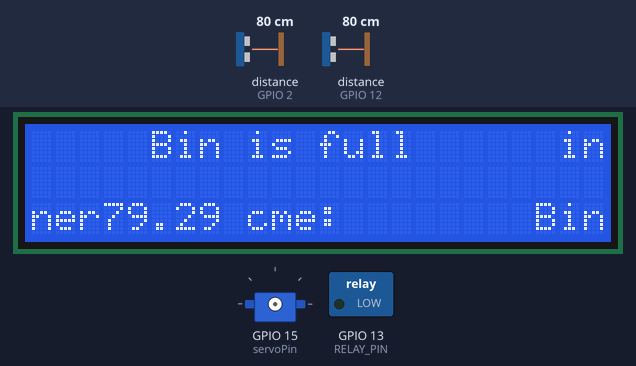
A sketch run on a simulated ESP32. Parts: 24×3 character LCD, servo, switched loads named in the sketch (green lamp = pin HIGH). Wiring (inferred from the names in the program): 2 × ultrasonic range finder: trigger GPIO 4, echo GPIO 2 / trigger GPIO 14, echo GPIO 12. Inputs (shaded band) come from the test bench; at power-on: distance to the obstacle (sensors on GPIO 12, GPIO 2) 80 cm. The echo pulse lasts 58.3 µs per cm; the audio player accepts every command and is not drawn; pins used as bus, display or sensor lines are not drawn; what the sketch prints to the serial monitor is not drawn.

Above: at 7.3 s.
7.4 s: distance to the obstacle (sensor on GPIO 12) set to 27 cm
8.9 s: distance to the obstacle (sensor on GPIO 12) set to 24 cm
At 10.9 s:
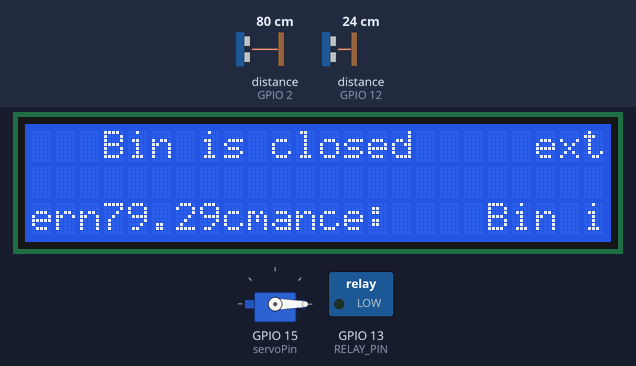
11.3 s: distance to the obstacle (sensor on GPIO 2) set to 17 cm
At 11.7 s:
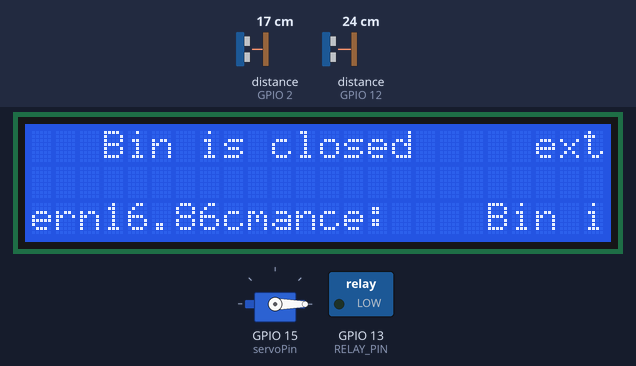
12.9 s: distance to the obstacle (sensor on GPIO 2) set to 14 cm
At 14.9 s:
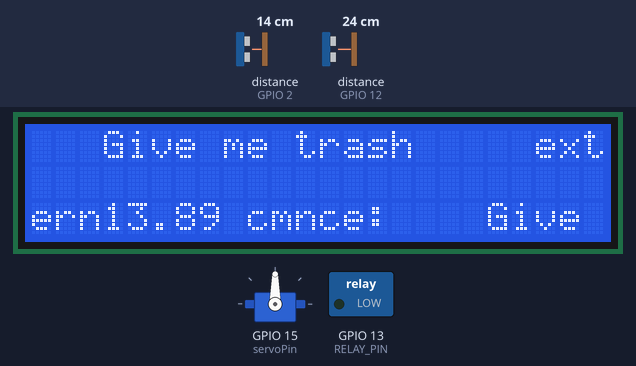
Timing chart, 0 to 16.4 s (numbered marks = the images above; inputs shaded):
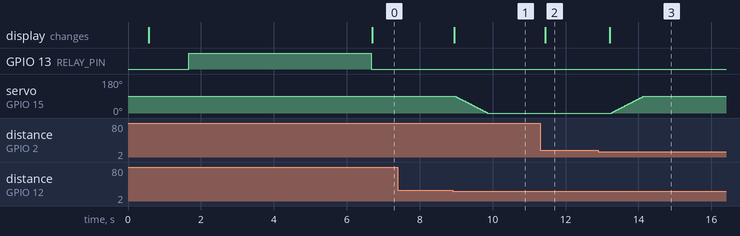

Measured:
- the behaviour switches between 26 and 25 cm on distance to the obstacle (sensor on GPIO 12) (found by bisection; images 0 and 1)
- the behaviour switches between 16 and 15 cm on distance to the obstacle (sensor on GPIO 2) (found by bisection; images 2 and 3)
- after the input at 7.4 s, every drawn part: stays the same
- after the input at 8.9 s, servo on GPIO 15 (servoPin): moves from 90° to 0° over 0.88 s, starting after 0.07 s; the display: changes after 0.05 s (image 1)
- after the input at 11.3 s, the display: changes after 0.15 s (image 2)
- after the input at 12.9 s, servo on GPIO 15 (servoPin): moves from 0° to 90° over 0.88 s, starting after 0.36 s; the display: changes after 0.31 s (image 3)

The sketch:

SmartBinEmbeddedSys.ino
```cpp
#include "freertos/FreeRTOS.h"
#include "freertos/semphr.h"
#include <Arduino.h>
#include <ESP32Servo.h>
#include <Wire.h>
#include <LiquidCrystal_I2C.h>
#include <SoftwareSerial.h>
#include <DFRobotDFPlayerMini.h>

static const uint8_t PIN_MP3_TX = 26; // Connects to module's RX
static const uint8_t PIN_MP3_RX = 27; // Connects to module's TX
SoftwareSerial softwareSerial(PIN_MP3_RX, PIN_MP3_TX);

// Create the Player object
DFRobotDFPlayerMini player;
#define RELAY_PIN 13
// Ultrasonic sensor pins
const int trigger1 = 4;
const int echo1 = 2;

const int trigger2 = 14;
const int echo2 = 12;

// Servo configuration
Servo myservo;
#define servoPin 15
int pos = 0;
int age = 90;
bool lidOpen = false;
bool alertPlayed = false;
// LCD configuration
LiquidCrystal_I2C lcd(0x27, 24, 3); // Adjust the I2C address if needed

// FreeRTOS queue and semaphores
QueueHandle_t distanceQueue;
SemaphoreHandle_t xBinarySemaphore;
SemaphoreHandle_t xMutex;

// Structure to hold distance data
struct DistanceData {
    float distance;
    float newDistance;
};

// Function to measure distance using an ultrasonic sensor
float measureDistance(int triggerPin, int echoPin) {
    long duration;
    float distance;

    digitalWrite(triggerPin, LOW);
    delayMicroseconds(2);
    digitalWrite(triggerPin, HIGH);
    delayMicroseconds(10);
    digitalWrite(triggerPin, LOW);

    duration = pulseIn(echoPin, HIGH);
    distance = duration / 2.0 / 29.412;

    return distance;
}

// Task to control the servo motor
void servoControl(void *pvParameters) {
    DistanceData distanceData;
    for (;;) {
        if (xSemaphoreTake(xBinarySemaphore, portMAX_DELAY) == pdTRUE) {
            if (xQueueReceive(distanceQueue, &distanceData, portMAX_DELAY) == pdTRUE) {
                if (distanceData.newDistance < 5 || distanceData.newDistance > 25) {
                    if (!lidOpen) {
                        player.play(5);
                        vTaskDelay(pdMS_TO_TICKS(1000));
                        digitalWrite(RELAY_PIN, HIGH); // Bật relay
                        delay(5000); // Chờ 1 giây
                        digitalWrite(RELAY_PIN, LOW); // Tắt relay
                        lidOpen = true;
                        lcd.clear();
                        //lcd.setCursor(2, 0);
                        //lcd.print("  `    '   ");
                        lcd.setCursor(5,0);
                        lcd.print("Bin is full");
                        lcd.setCursor(2,2);
                        lcd.print("inner distance: ");
                        lcd.setCursor(7, 3);
                        lcd.print(distanceData.newDistance);
                        lcd.print(" cm");
                            }
                } else if (distanceData.newDistance >= 5 && distanceData.distance < 15) {

                    lidOpen = false;
                    lcd.clear();
                    //lcd.setCursor(4, 0);
                    //lcd.print("~   ?  '");
                    lcd.setCursor(3, 0);
                    lcd.print("Give me trash");
                    lcd.setCursor(1, 2);
                    lcd.print("external distance: ");
                    lcd.setCursor(7, 3);
                    lcd.print(distanceData.distance);
                    lcd.print(" cm");
                    player.play(6);

                    myservo.attach(servoPin, 544, 2450);
                    if (pos == 0) {
                        for (pos = 0; pos <= age; pos += 2) {
                            myservo.write(pos);
                            vTaskDelay(pdMS_TO_TICKS(20));
                        }
                        pos = age;
                        vTaskDelay(pdMS_TO_TICKS(5000));
                    }
                    if (pos == age) {
                        for (pos = age; pos >= 0; pos -= 2) {
                            myservo.write(pos);
                            vTaskDelay(pdMS_TO_TICKS(20));
                        }
                        pos = 0;
                        myservo.detach();
                    }
                } else if (distanceData.distance >= 15) {
                        lcd.clear();
                    //lcd.setCursor(4, 0);
                    //lcd.print("~   ?  '");
                         lcd.setCursor(3,0);
                         lcd.print("Bin is closed");
                         lcd.setCursor(1,2);
                        lcd.print("external distance: ");
                        lcd.setCursor(7, 3);
                        lcd.print(distanceData.distance);
                        lcd.print("cm");
                    if (lidOpen) {
                        myservo.attach(servoPin, 544, 2450);
                        for (pos = age; pos >= 0; pos -= 2) {
                            myservo.write(pos);
                            vTaskDelay(pdMS_TO_TICKS(20));
                        }
                        pos = 0;
                        myservo.detach();
                        lidOpen = false;

                    }
                }

            }
        }
    }
}

// Task to measure distances from ultrasonic sensors
void distanceMeasurement(void *pvParameters) {
    DistanceData distanceData;
    for (;;) {
        pinMode(trigger1, OUTPUT);
        pinMode(echo1, INPUT);
        distanceData.distance = measureDistance(trigger1, echo1);

        vTaskDelay(pdMS_TO_TICKS(50));

        pinMode(trigger2, OUTPUT);
        pinMode(echo2, INPUT);
        distanceData.newDistance = measureDistance(trigger2, echo2);

        if (xQueueSendToBack(distanceQueue, &distanceData, portMAX_DELAY) != pdPASS) {
            Serial.println("Failed to send to queue.");
        } else {
            xSemaphoreGive(xBinarySemaphore);
        }

        vTaskDelay(pdMS_TO_TICKS(300));
    }
}

// Task to continuously print messages to the Serial Monitor and LCD


// Task to handle receiving and printing distance data
void receiverTask(void *pvParameters) {
    DistanceData receivedDistanceData;
    for (;;) {
        if (xSemaphoreTake(xBinarySemaphore, portMAX_DELAY) == pdTRUE) {
            if (xQueueReceive(distanceQueue, &receivedDistanceData, portMAX_DELAY)) {
                if (xSemaphoreTake(xMutex, portMAX_DELAY)) {
                    Serial.print("Khoảng cách ngoài: ");
                    Serial.print(receivedDistanceData.distance);
                    Serial.print(" cm, Khoảng cách trong: ");
                    Serial.print(receivedDistanceData.newDistance);
                    Serial.println(" cm");

                    xSemaphoreGive(xMutex);
                }
            }
        }
        vTaskDelay(pdMS_TO_TICKS(300));
    }
}

void checkDistanceAndPlaySound(void *pvParameters) {
    DistanceData distanceData;
    for (;;) { // Vòng lặp vô hạn
        if (xSemaphoreTake(xBinarySemaphore, portMAX_DELAY) == pdTRUE) {
            if (xQueueReceive(distanceQueue, &distanceData, portMAX_DELAY) == pdTRUE) {
                if (distanceData.newDistance < 5 && distanceData.distance < 15||distanceData.newDistance > 50 && distanceData.distance < 15) {
                    if (!alertPlayed) {
                        player.play(5);
                        alertPlayed = true; // Cập nhật trạng thái để không báo lại ngay lập tức
                    }
                } else {
                    alertPlayed = false; // Reset trạng thái khi điều kiện không còn đúng
                }
            }
        }
        vTaskDelay(pdMS_TO_TICKS(100)); // Tạm dừng 100ms trước khi kiểm tra lại
    }
}
void setup() {
    Serial.begin(115200);
    softwareSerial.begin(9600);

    // Initialize DFPlayer Mini
    if (!player.begin(softwareSerial)) {
        Serial.println("Unable to begin DFPlayer");
        //while (true);
    }
       player.volume(30);
    Serial.println("DFPlayer Mini online.");

    // Set volume
    // Initialize LCD
    lcd.init();
    lcd.backlight();
    pinMode(RELAY_PIN, OUTPUT); // Thiết lập chân GPIO làm output
    digitalWrite(RELAY_PIN, LOW); // Tắt relay ban đầu (LOW)
    distanceQueue = xQueueCreate(5, sizeof(DistanceData));
    xBinarySemaphore = xSemaphoreCreateBinary();
    xMutex = xSemaphoreCreateMutex();

    if (distanceQueue != NULL && xBinarySemaphore != NULL && xMutex != NULL) {
        xTaskCreate(servoControl, "ServoControlTask", 3000, NULL, 1, NULL);
        xTaskCreate(distanceMeasurement, "DistanceMeasureTask", 3000, NULL, 1, NULL);
        xTaskCreate(receiverTask, "ReceiverTask", 3000, NULL, 1, NULL);
        xTaskCreate(checkDistanceAndPlaySound, "checkDistanceAndPlaySound", 3000, NULL, 1, NULL);

    } else {
        Serial.println("Failed to create queue or semaphores");
    }
}

void loop() {
    // Empty loop as tasks handle processing
}
```
